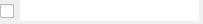
<?xml version="1.0" encoding="UTF-8"?>
<ui version="4.0">
 <class>SU9InjectItem</class>
 <widget class="QWidget" name="SU9InjectItem">
  <property name="geometry">
   <rect>
    <x>0</x>
    <y>0</y>
    <width>203</width>
    <height>24</height>
   </rect>
  </property>
  <property name="windowTitle">
   <string>Form</string>
  </property>
  <widget class="QCheckBox" name="outRb">
   <property name="geometry">
    <rect>
     <x>0</x>
     <y>2</y>
     <width>19</width>
     <height>18</height>
    </rect>
   </property>
   <property name="text">
    <string/>
   </property>
   <property name="iconSize">
    <size>
     <width>16</width>
     <height>16</height>
    </size>
   </property>
  </widget>
  <widget class="QLineEdit" name="objLe">
   <property name="geometry">
    <rect>
     <x>20</x>
     <y>0</y>
     <width>179</width>
     <height>21</height>
    </rect>
   </property>
   <property name="autoFillBackground">
    <bool>false</bool>
   </property>
   <property name="frame">
    <bool>false</bool>
   </property>
   <property name="readOnly">
    <bool>true</bool>
   </property>
  </widget>
 </widget>
 <resources/>
 <connections/>
</ui>
